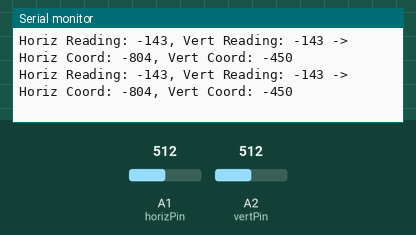
Bench run of a sketch on a simulated Arduino Leonardo, built with avr-gcc and run on an emulated ATmega32U4. Parts: the last lines printed to the serial monitor. The inputs (shaded band) are chosen by the test bench; at power-on: A1 (horizPin) = 512, A2 (vertPin) = 512. USB keyboard and mouse output is not drawn.

Above: at 19.2 s.
19.3 s: A1 (horizPin) set to 393
At 20.4 s:
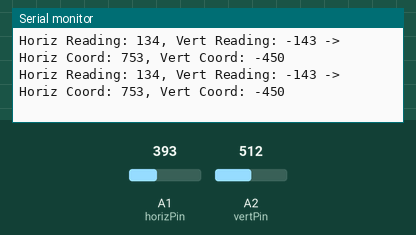
20.8 s: A1 (horizPin) set to 375
At 21.4 s:
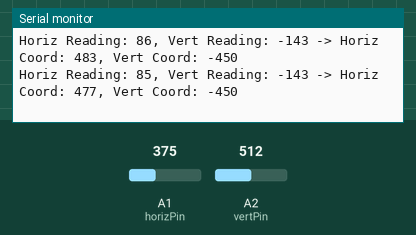
Timing chart, 0 to 23.3 s (numbered marks = the images above; inputs shaded):
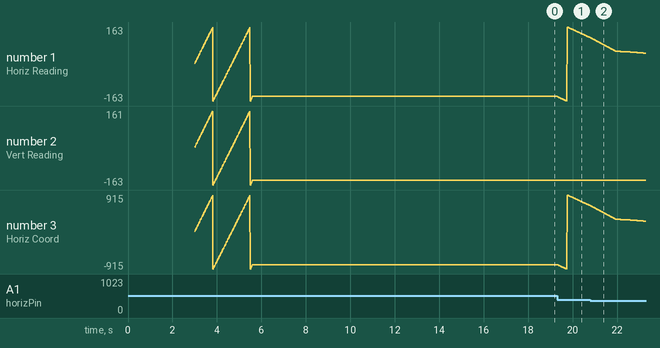

The sketch:

mr.ino
```cpp
#include <Mouse.h>

// Pin definitions
const int horizPin = A1;
const int vertPin = A2;

// Sensitivity to mouse movement
const int sensitivity = 1; // Adjust this value to change how fast the mouse moves

// Screen resolution (example values)
const int screenWidth = 1920;
const int screenHeight = 1080;

int arrayH[200];
int arrayV[200];
int index_arrayH = 0;
int index_arrayV = 0;

void setup() {
  // Initialize serial communication for debugging (optional)
  Serial.begin(9600);

  // Initialize the Mouse library
  Mouse.begin();
  for (int i = 0; i<200; i++){
    arrayH[i] = 0;
    arrayV[i] = 0;
  }
  delay(3000);

  // Move the cursor to the middle of the screen initially
  Mouse.move(screenWidth / 2, screenHeight / 2, 0);

}

void loop() {
  // Read the voltages from A1 and A2
  int horizReading = analogRead(horizPin);
  int vertReading = analogRead(vertPin);
  arrayH[index_arrayH] = horizReading;
  index_arrayH = (index_arrayH + 1)%200;
  arrayV[index_arrayV] = vertReading;
  index_arrayV=(index_arrayV + 1)%200;
  // Map the readings to screen coordinates
  int movingavrH=0;;
  int movingavrV=0;

  for(int i=0 ;i<200;i++){
    movingavrH=movingavrH+arrayH[i];
    movingavrV=movingavrV+arrayV[i];
    }
  horizReading=movingavrH/200;
  vertReading=movingavrV/200;
  int horizCoord = map(horizReading, 0, 1023, 0, screenWidth)*3;
  int vertCoord = map(vertReading, 0, 1023, 0, screenHeight)*3;

  // Debugging output (optional)
  Serial.print("Horiz Reading: ");
  Serial.print(horizReading);
  Serial.print(", Vert Reading: ");
  Serial.print(vertReading);
  Serial.print(" -> Horiz Coord: ");
  Serial.print(horizCoord);
  Serial.print(", Vert Coord: ");
  Serial.println(vertCoord);

  // Move the mouse to the mapped coordinates
  // Since Mouse.move() only moves the cursor relatively, we need a different approach
  // Unfortunately, the standard Arduino Mouse library does not support absolute positioning directly
  // As a workaround, we move the cursor relatively in small steps to simulate absolute positioning
  static int prevHorizCoord = screenWidth / 2;
  static int prevVertCoord = screenHeight / 2;

  int horizMove = horizCoord - prevHorizCoord;
  int vertMove = vertCoord - prevVertCoord;

  Mouse.move(horizMove, vertMove);

  prevHorizCoord = horizCoord;
  prevVertCoord = vertCoord;

  // Small delay to allow time for the next reading
  delay(10);
}
```

Measured:
- after the input at 19.3 s, the serial monitor: prints a new line at once (image 1)
- plotted number 1: -143 → 116 after the input at 19.3 s
- plotted number 3: -804 → 651 after the input at 19.3 s
